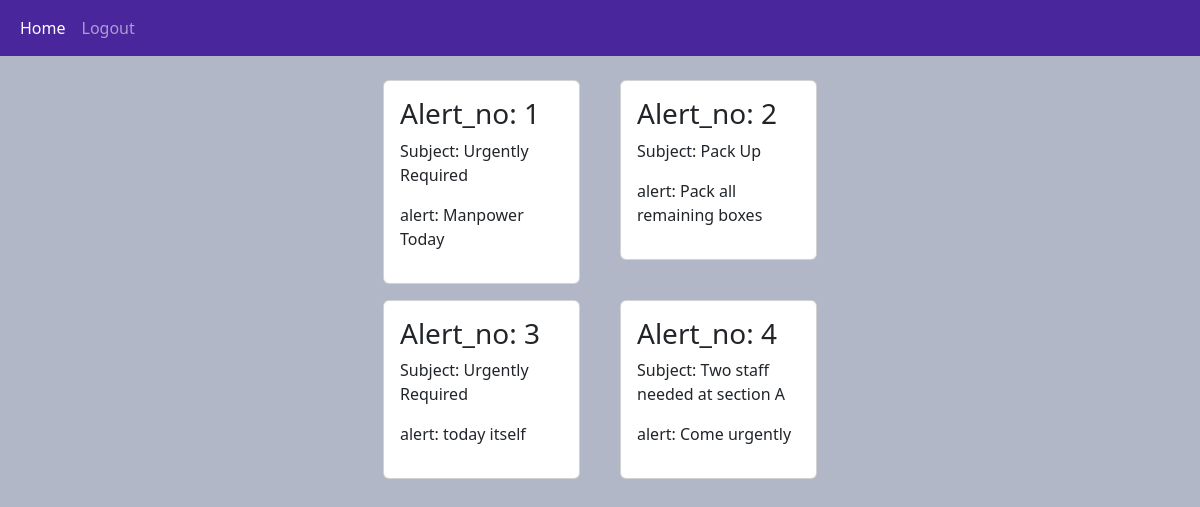
The app's page /alertstaff/ (signed in) with its own data.
### home/models.py (models this page shows)
class Alert(models.Model):
    user = models.ForeignKey(User, on_delete=models.CASCADE)
    subject = models.CharField(max_length=200)
    alert = models.CharField(max_length=500)

### home/views.py (the view)
# urls.py: path('alertstaff/', views.alertstaff, name='alertstaff'),
def alertstaff(request):
    alarm = Alert.objects.filter(user=request.user)
    return render(request, 'alertstaff.html', locals())

### templates/alertstaff.html (shortened to what this page needs)
{% load static %}
<!DOCTYPE html>
<html lang="en">
  <head>
    <link
      href="https://cdn.jsdelivr.net/npm/bootstrap@5.2.3/dist/css/bootstrap.min.css"
      rel="stylesheet"
    />
    <link
      href="https://getbootstrap.com/docs/5.2/assets/css/docs.css"
      rel="stylesheet"
    />
    <link
      rel="stylesheet"
      href="https://cdn.jsdelivr.net/npm/bootstrap-icons@1.10.3/font/bootstrap-icons.css"
    />
    <link rel="stylesheet" href="{% static '/css/Home.css'%}" />
  </head>
  <body class="navy"  style="background-color: #b2b7c7;">
    <nav class="navbar navbar-expand-lg navbar-dark light-navy">
      <div class="container-fluid">
        <div class="collapse navbar-collapse" id="navbarNav">
          <ul class="navbar-nav">
            <li class="nav-item">
              <a
                class="nav-link active"
                aria-current="page"
                href="{% url 'Home' %}"
                >Home</a
              >
            </li>
            <li class="nav-item">
              <a class="nav-link" href="{% url 'index' %}">Logout</a>
            </li>
          </ul>
        </div>
      </div>
    </nav>
    <div class="col-sm-8 offset-sm-1 mt-3" style="width:450px; margin:auto;">
      <div class="row">
          {% for ad in alarm  %}
             <div class="col-sm-6">
              <div class="card m-2">
                  <div class="card-body">
                      <h3> Alert_no: {{ forloop.counter }}</h3>
                      <p>Subject: {{ ad.subject }}</p>
                      <p>alert: {{ ad.alert }}</p>
                  </div>
              </div>
             </div>
          {% endfor %}
        </div>
  </div>
  </body>
</html>

### static/css/Home.css (style rules this page uses)
.light-navy { background-color: #49269c; }
.navy { background-color: #2961f0; }

### records on screen
Alert: subject "Urgently Required", alert "Manpower Today"
Alert: subject "Pack Up", alert "Pack all remaining boxes"
Alert: subject "Urgently Required", alert "today itself"
Alert: subject "Two staff needed at section A", alert "Come urgently"
